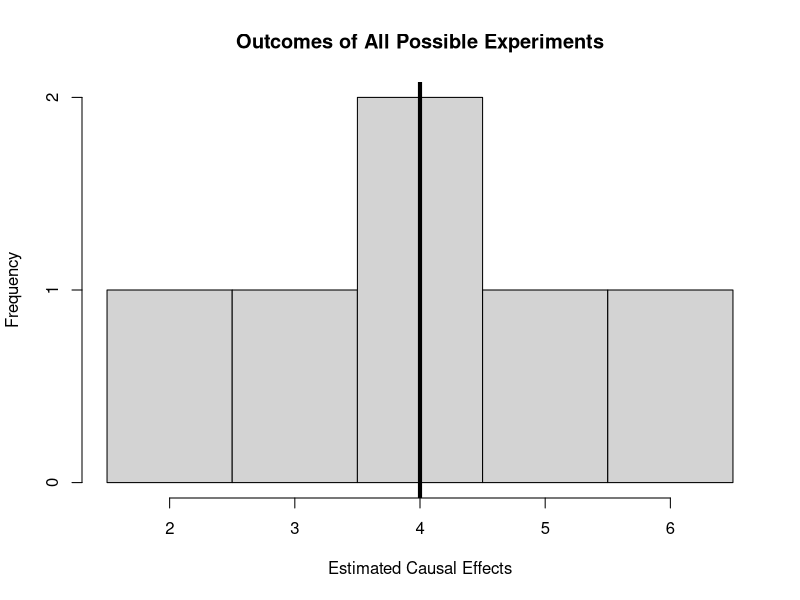

The R source for this figure:
## ---- chunk 1
knitr::opts_chunk$set(echo = FALSE)
require(magrittr)
require(kableExtra)
require(knitr)
require(ggplot2)
require(gtools)
## ---- chunk 2

kable(t(combn(1:4, 2)))

## ---- chunk 3

po_table = data.frame(i = 1:4, y0 = 5:2, y1 = 9:6)
assign = t(combn(1:4, 2))

effects = data.frame(T_Group = paste(assign[,1], assign[2], sep = ","),
           Y_1 = apply(assign, 1, function(x) mean(po_table$y1[x]) ),
           Y_0 = apply(assign, 1, function(x) mean(po_table$y0[-x]) )
           )

kable(effects)
## ---- chunk 4
kable(effects)
## ---- chunk 5
effects$ACE = effects$Y_1 - effects$Y_0

kable(effects)
## ---- chunk 6
effects$ACE = effects$Y_1 - effects$Y_0

kable(effects)
## ---- chunk 7

hist(effects$ACE, xlab = "Estimated Causal Effects", main = "Outcomes of All Possible Experiments",
     breaks = seq(1.5, 6.5,1))
abline(v = 4, lwd = 4)
